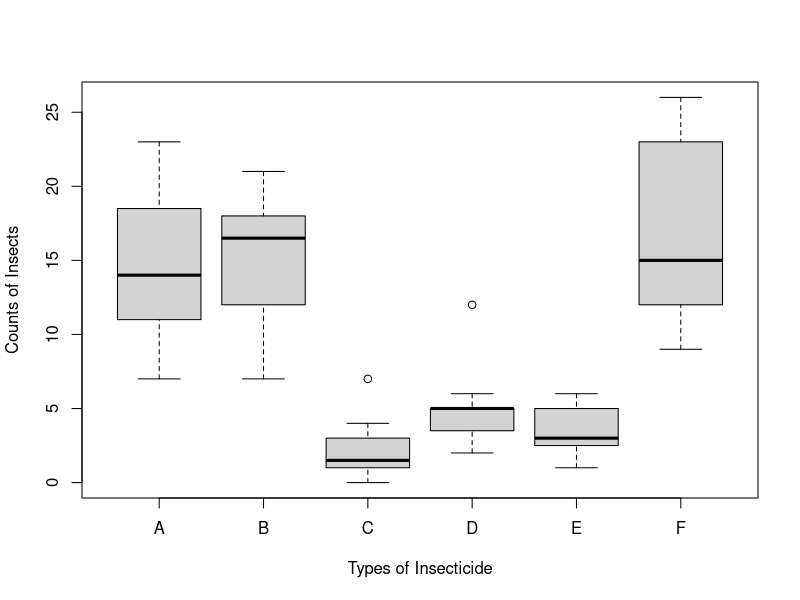

Generate this figure with R:
## ---- chunk 1
plot(count ~ spray, data = InsectSprays, xlab = 'Types of Insecticide',
     ylab = 'Counts of Insects')

anova(lm(count ~ spray, data = InsectSprays))
